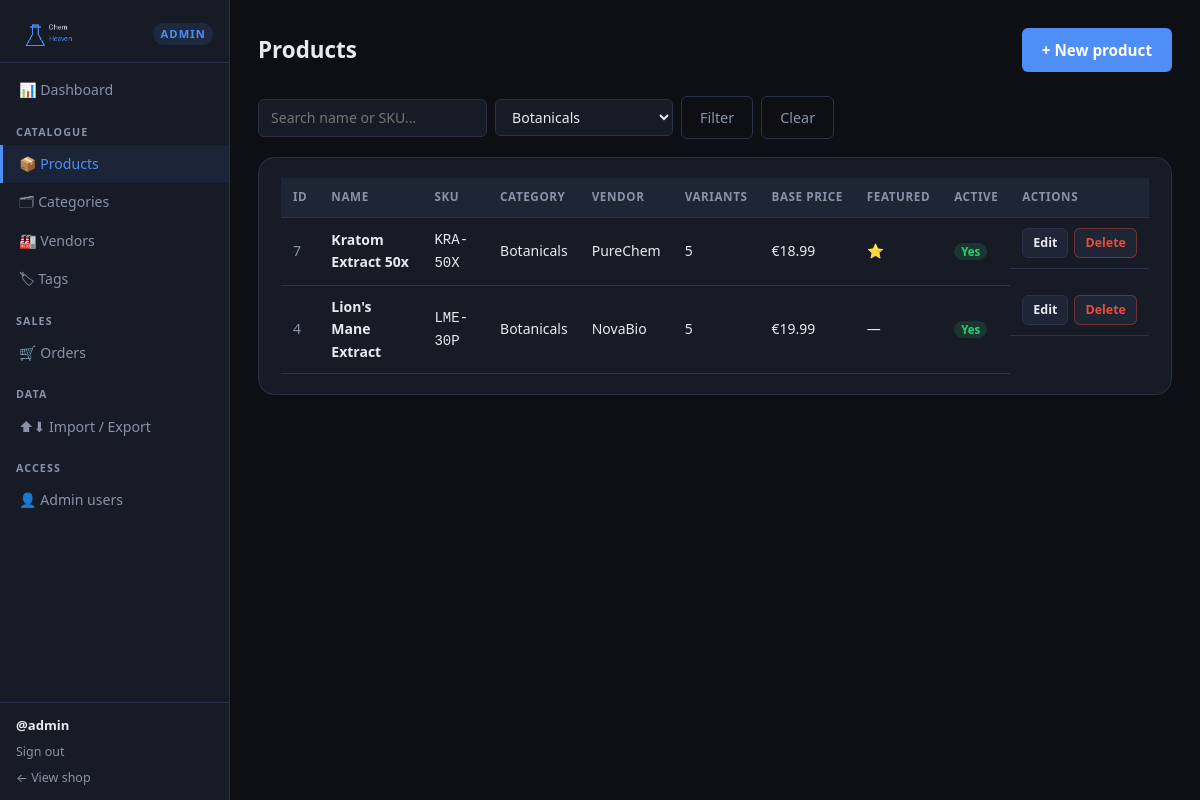
/admin/products.php?cat=5 (signed in), run on the app's committed database.
### tables this page shows
CREATE TABLE IF NOT EXISTS products (
    id          INT UNSIGNED  AUTO_INCREMENT PRIMARY KEY,
    uuid        CHAR(36)      NOT NULL UNIQUE,
    name        VARCHAR(200)  NOT NULL,
    slug        VARCHAR(200)  NOT NULL UNIQUE,
    description TEXT,
    image_url   VARCHAR(500)  DEFAULT 'https://i.ibb.co/KpDhj0rZ/IMG-2197.jpg',
    sku         VARCHAR(100),
    featured    TINYINT(1)    NOT NULL DEFAULT 0,
    category_id INT UNSIGNED  NOT NULL,
    vendor_id   INT UNSIGNED  NOT NULL,
    base_price  DECIMAL(10,2) NOT NULL,
    active      TINYINT(1)    NOT NULL DEFAULT 1,
    created_at  TIMESTAMP     DEFAULT CURRENT_TIMESTAMP,
    updated_at  TIMESTAMP     DEFAULT CURRENT_TIMESTAMP ON UPDATE CURRENT_TIMESTAMP,
    FOREIGN KEY (category_id) REFERENCES categories(id),
    FOREIGN KEY (vendor_id)   REFERENCES vendors(id)
);

CREATE TABLE IF NOT EXISTS categories (
    id          INT UNSIGNED AUTO_INCREMENT PRIMARY KEY,
    uuid        CHAR(36)     NOT NULL UNIQUE,
    name        VARCHAR(100) NOT NULL,
    slug        VARCHAR(100) NOT NULL UNIQUE,
    description TEXT,
    image_url   VARCHAR(500),
    sort_order  INT          NOT NULL DEFAULT 0,
    is_active   TINYINT(1)   NOT NULL DEFAULT 1,
    created_at  TIMESTAMP    DEFAULT CURRENT_TIMESTAMP
);

CREATE TABLE IF NOT EXISTS vendors (
    id         INT UNSIGNED AUTO_INCREMENT PRIMARY KEY,
    name       VARCHAR(150) NOT NULL,
    location   VARCHAR(150) NOT NULL,
    created_at TIMESTAMP    DEFAULT CURRENT_TIMESTAMP
);

### includes/functions.php (called while the page is built, shortened)
<?php
require_once __DIR__ . '/../config/database.php';
function h(mixed $value): string
{
    return htmlspecialchars((string) $value, ENT_QUOTES | ENT_SUBSTITUTE, 'UTF-8');
}
function get_categories(): array
{
    static $cache = null;
    if ($cache === null) {
        $cache = db()->query(
            'SELECT id, name, slug FROM categories ORDER BY name ASC'
        )->fetchAll();
    }
    return $cache;
}
function format_price(float $amount, string $currency = '€'): string
{
    return $currency . number_format($amount, 2, '.', ',');
}

### config/database.php (called while the page is built, shortened)
<?php
function db(): PDO
{
    static $pdo = null;
    if ($pdo !== null) {
        return $pdo;
    }
    $dsn = sprintf(
        'mysql:host=%s;port=%s;dbname=%s;charset=%s',
        DB_HOST,
        DB_PORT,
        DB_NAME,
        DB_CHARSET
    );
    $options = [
        PDO::ATTR_ERRMODE            => PDO::ERRMODE_EXCEPTION,
        PDO::ATTR_DEFAULT_FETCH_MODE => PDO::FETCH_ASSOC,
        PDO::ATTR_EMULATE_PREPARES   => false,
        PDO::ATTR_PERSISTENT         => false,
        PDO::MYSQL_ATTR_FOUND_ROWS   => true,
    ];
    try {
        $pdo = new PDO($dsn, DB_USER, DB_PASS, $options);
    } catch (PDOException $e) {
        error_log('[ChemHeaven] DB connection failed: ' . $e->getMessage());
        http_response_code(503);
        exit('Service temporarily unavailable. Please try again later.');
    }
    return $pdo;
}

### public/admin/products.php (the view, shortened to what this page needs)
<?php
require_once __DIR__ . '/../../includes/functions.php';
$db = db();
$search = mb_substr(trim(strip_tags($_GET['q'] ?? '')), 0, 100);
$catId  = ctype_digit($_GET['cat'] ?? '') ? (int)$_GET['cat'] : null;
$where  = [];
$params = [];
if ($catId) {
    $where[] = 'p.category_id = :cat';
    $params[':cat'] = $catId;
}
$whereSQL = $where ? 'WHERE ' . implode(' AND ', $where) : '';
$products = $db->prepare(
    "SELECT p.id, p.uuid, p.name, p.slug, p.sku, p.featured, p.active,
            p.base_price, c.name AS cat_name, v.name AS vendor_name,
            (SELECT COUNT(*) FROM product_variants pv WHERE pv.product_id = p.id) AS variant_count
     FROM products p
     JOIN categories c ON c.id = p.category_id
     JOIN vendors v    ON v.id = p.vendor_id
     $whereSQL
     ORDER BY p.id DESC"
);
$products->execute($params);
$products = $products->fetchAll();
$categories     = get_categories();
require __DIR__ . '/../../includes/admin-header.php';
?>
<div class="admin-page-header">
    <h1>Products</h1>
    <a href="/admin/product-edit.php" class="btn-primary">+ New product</a>
</div>
<form class="admin-filter-bar" method="get" action="/admin/products.php">
    <input type="search" name="q" value="<?= h($search) ?>" placeholder="Search name or SKU…" maxlength="100">
    <select name="cat">
        <?php foreach ($categories as $c): ?>
            <option value="<?= $c['id'] ?>"<?= $catId === (int)$c['id'] ? ' selected' : '' ?>><?= h($c['name']) ?></option>
        <?php endforeach; ?>
    </select>
    <button type="submit" class="btn-secondary">Filter</button>
    <?php if ($search || $catId): ?>
        <a href="/admin/products.php" class="btn-secondary">Clear</a>
    <?php endif; ?>
</form>
<div class="admin-card">
    <div class="table-wrap">
        <table class="admin-table">
            <thead>
                <tr>
                    <th>ID</th>
                    <th>Name</th>
                    <th>SKU</th>
                    <th>Category</th>
                    <th>Vendor</th>
                    <th>Variants</th>
                    <th>Base price</th>
                    <th>Featured</th>
                    <th>Active</th>
                    <th>Actions</th>
                </tr>
            </thead>
            <tbody>
            <?php foreach ($products as $p): ?>
                <tr>
                    <td class="text-muted"><?= $p['id'] ?></td>
                    <td><strong><?= h($p['name']) ?></strong></td>
                    <td><code><?= h($p['sku'] ?: '—') ?></code></td>
                    <td><?= h($p['cat_name']) ?></td>
                    <td><?= h($p['vendor_name']) ?></td>
                    <td><?= $p['variant_count'] ?></td>
                    <td><?= format_price((float)$p['base_price']) ?></td>
                    <td><?= $p['featured'] ? '⭐' : '—' ?></td>
                    <td><?= $p['active'] ? '<span class="badge-active">Yes</span>' : '<span class="badge-inactive">No</span>' ?></td>
                    <td class="actions-cell">
                        <a href="/admin/product-edit.php?id=<?= $p['id'] ?>" class="btn-sm">Edit</a>
                        <form method="post" action="/admin/product-delete.php" style="display:inline">
                            <button type="submit" class="btn-sm btn-danger"
                                onclick="return confirm('Delete product \'<?= h(addslashes($p['name'])) ?>\'?')">Delete</button>
                        </form>
                    </td>
                </tr>
            <?php endforeach; ?>
            </tbody>
        </table>
    </div>
</div>
<?php require __DIR__ . '/../../includes/admin-footer.php'; ?>

### public/assets/style.css (style rules this page uses)
:root { --color-bg: #0d0f14; --color-surface: #161b25; --color-surface-2: #1e2535; --color-border: #2a3148; --color-accent: #4f8ef7; --color-accent-h: #3a72d8; --color-success: #2ecc71; --color-danger: #e74c3c; --color-warning: #f39c12; --color-text: #e8eaf0; --color-text-muted: #8893a8; --color-badge: #f59e0b; --radius-sm: 6px; --radius-md: 10px; --radius-lg: 16px; --font-sans: system-ui, -apple-system, "Segoe UI", Roboto, Helvetica, Arial, sans-serif; --font-mono: ui-monospace, "Cascadia Code", "Fira Mono", monospace; --shadow-card: 0 4px 24px rgba(0,0,0,.45); --transition: 0.18s ease; }
*, *::before, *::after { box-sizing: border-box; margin: 0; padding: 0; }
html { font-size: 16px; scroll-behavior: smooth; }
body { font-family: var(--font-sans); background: var(--color-bg); color: var(--color-text); line-height: 1.6; min-height: 100vh; display: flex; flex-direction: column; }
a { color: var(--color-accent); text-decoration: none; }
button, input, select, textarea { font: inherit; color: inherit; }
.btn-primary { display: inline-flex; align-items: center; gap: 6px; background: var(--color-accent); color: #fff; border: none; border-radius: var(--radius-sm); padding: 10px 20px; font-size: .95rem; font-weight: 600; cursor: pointer; transition: background var(--transition); text-decoration: none; }
.btn-secondary { display: inline-flex; align-items: center; gap: 6px; background: transparent; color: var(--color-text-muted); border: 1px solid var(--color-border); border-radius: var(--radius-sm); padding: 9px 18px; font-size: .9rem; cursor: pointer; transition: border-color var(--transition), color var(--transition); }

### public/assets/admin.css (style rules this page uses)
.admin-body { background: var(--color-bg); }
.admin-page-header { display: flex; align-items: center; justify-content: space-between; margin-bottom: 24px; gap: 16px; flex-wrap: wrap; }
.admin-page-header h1 { font-size: 1.4rem; font-weight: 700; }
.admin-card { background: var(--color-surface); border: 1px solid var(--color-border); border-radius: var(--radius-lg); padding: 20px 22px; margin-bottom: 20px; }
.table-wrap { overflow-x: auto; }
.admin-table { width: 100%; border-collapse: collapse; font-size: .875rem; }
.admin-table th, .admin-table td { padding: 10px 12px; border-bottom: 1px solid var(--color-border); text-align: left; vertical-align: middle; }
.admin-table thead th { font-size: .73rem; text-transform: uppercase; letter-spacing: .05em; color: var(--color-text-muted); background: var(--color-surface-2); white-space: nowrap; }
.actions-cell { white-space: nowrap; display: flex; gap: 6px; align-items: center; }
.btn-sm { display: inline-flex; align-items: center; padding: 4px 10px; border-radius: var(--radius-sm); font-size: .78rem; font-weight: 600; cursor: pointer; background: var(--color-surface-2); border: 1px solid var(--color-border); color: var(--color-text); text-decoration: none; transition: all var(--transition); }
.btn-danger { color: var(--color-danger) !important; border-color: rgba(231,76,60,.4) !important; }
.admin-filter-bar { display: flex; flex-wrap: wrap; gap: 8px; margin-bottom: 18px; align-items: center; }
.admin-filter-bar input[type="search"], .admin-filter-bar select { background: var(--color-surface); border: 1px solid var(--color-border); border-radius: var(--radius-sm); padding: 7px 12px; color: var(--color-text); font-size: .88rem; outline: none; transition: border-color var(--transition); }
.badge-active { background: rgba(46,204,113,.15); color: var(--color-success); padding: 1px 7px; border-radius: 999px; font-size: .72rem; font-weight: 700; }
.text-muted { color: var(--color-text-muted); }

### data on the page
products: id "7", name "Kratom Extract 50x", sku "KRA-50X", category.name "Botanicals", vendor.name "PureChem", variant_count "5", base_price "€18.99", active "Yes"
products: id "4", name "Lion's Mane Extract", sku "LME-30P", category.name "Botanicals", vendor.name "NovaBio", variant_count "5", base_price "€19.99", active "Yes"

### other printed values
$adminUser['username'] "admin"
form field cat "Botanicals"
